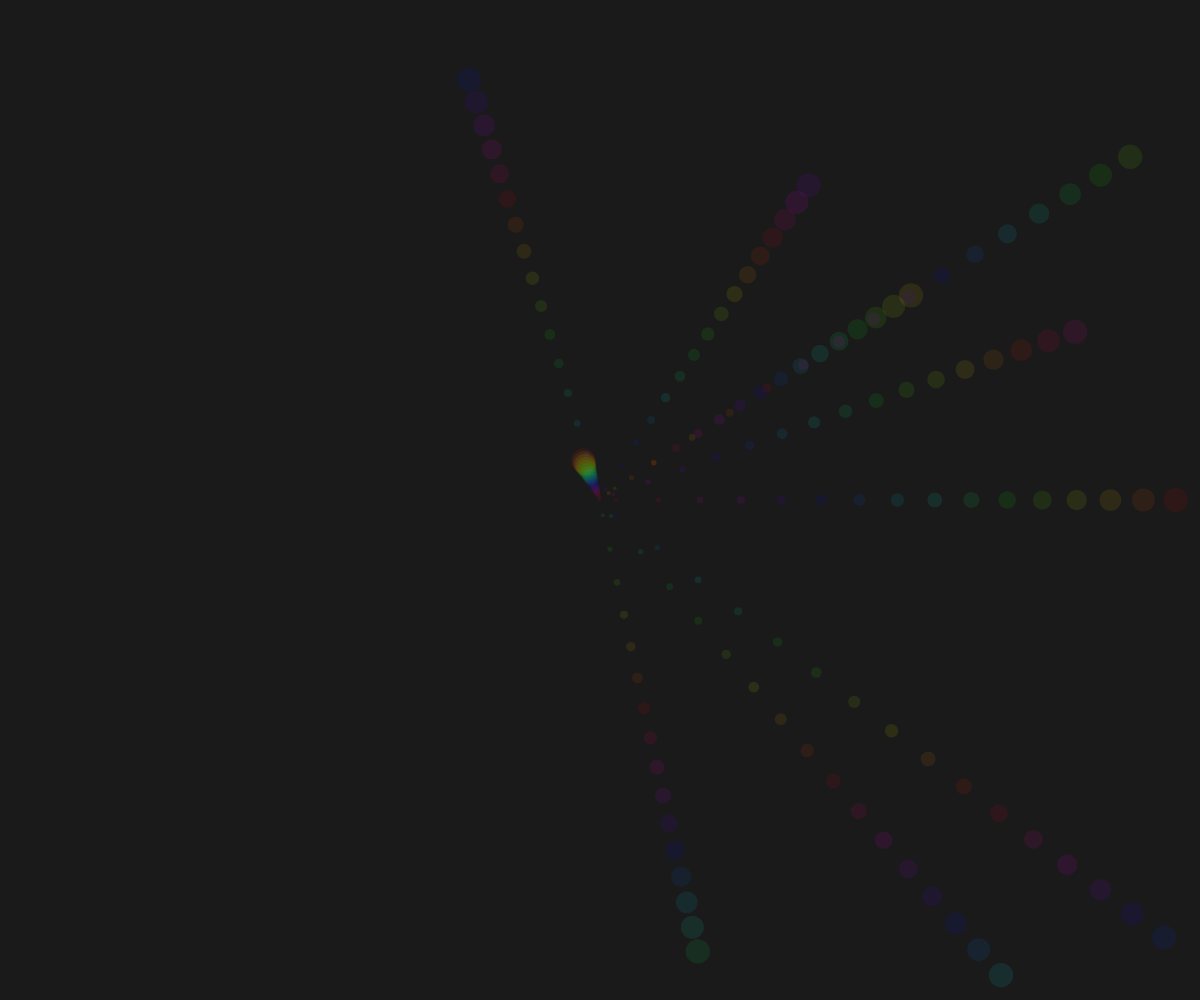
Frame 1 (no input)
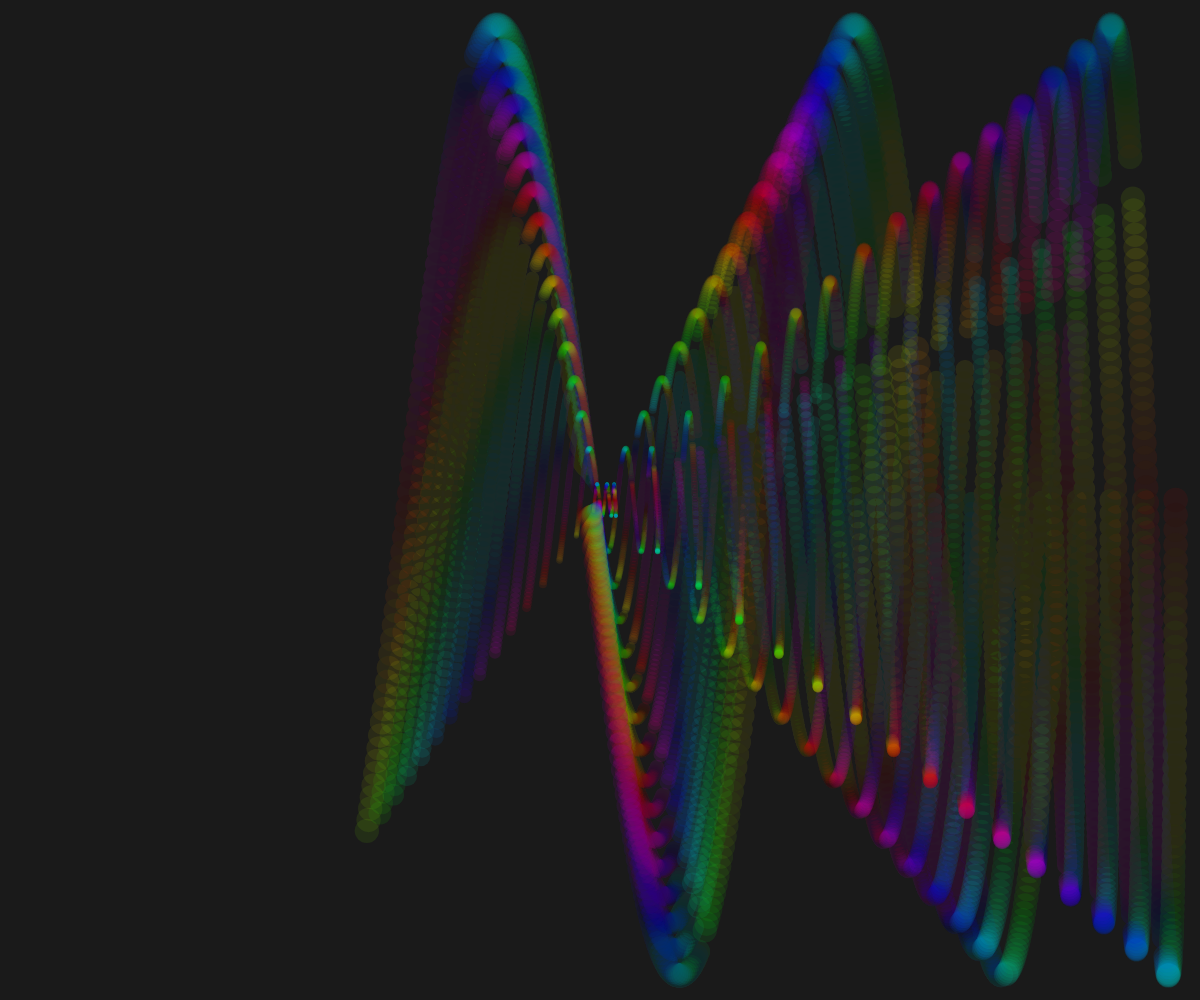
Frame 60 (no input)
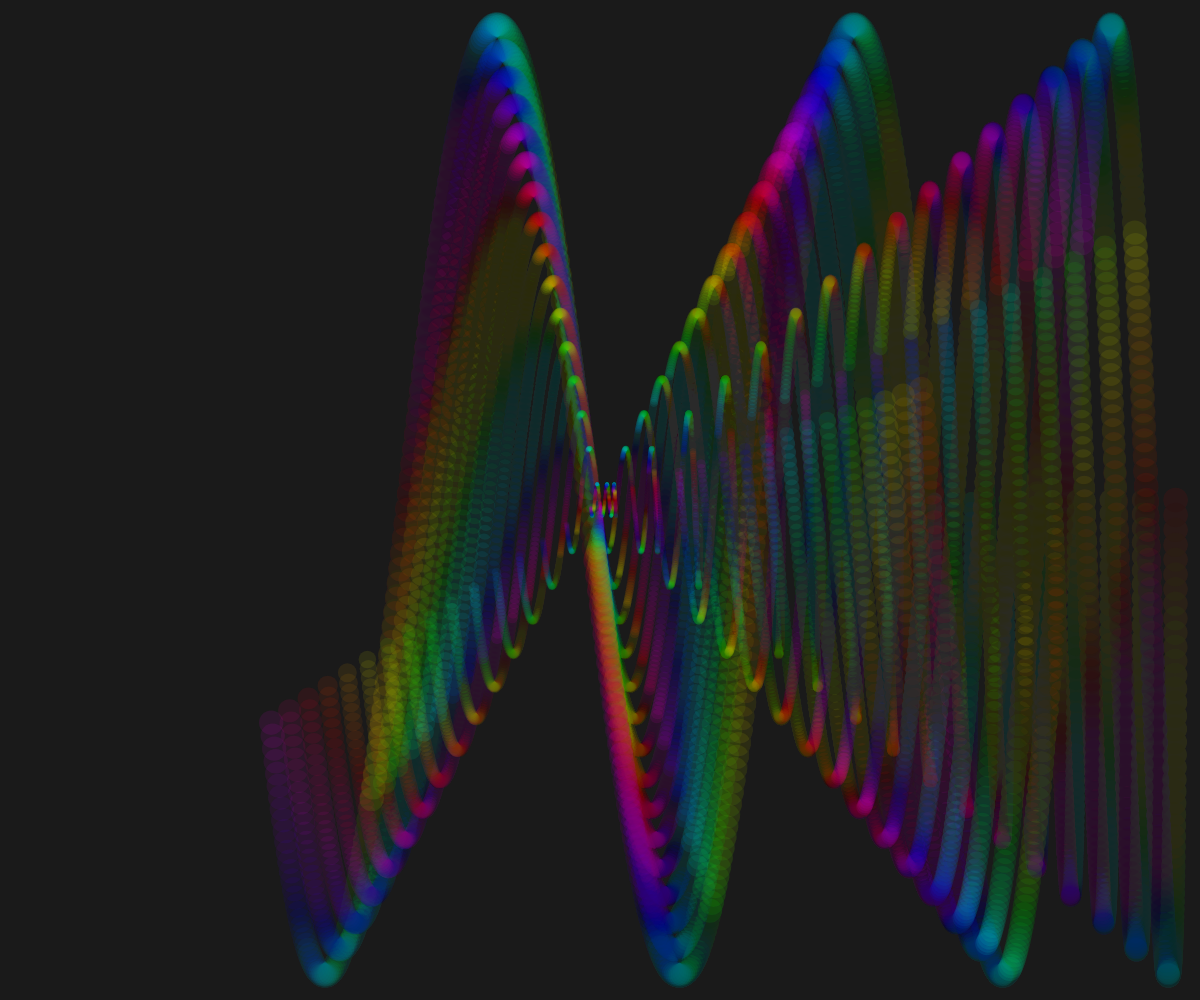
Frame 120 (the mouse pressed at the canvas centre since frame 60)

The p5.js sketch that drew these frames (run headless with seeded random() and noise() and a simulated clock; from frame 60 on, the mouse is pressed at the canvas centre):

// p5.js sketch
// ── sketch.js
function setup() {
  looping = true;

  createCanvas(innerWidth, innerHeight);
  frameRate(30);

  colorMode(HSB, 1, 1, 1, 1);
  noStroke();
  background(0.1);

  t = 0;
  num_levels = 15;
  d_min = map(max(width, height), 0, 2000, 1, 30);
  d_max = map(max(width, height), 0, 2000, 1, 40);
  rw = width / 2 - d_max;
  rh = height / 2 - d_max;
}

function draw() {
  translate(width / 2, height / 2);
  background(0, 0.01);

  for (let i = 0; i < TAU; i += TAU / 10) {
    for (let m = 0; m <= num_levels; m++) {
      d = map(m, 0, num_levels, d_max, 4);
      rx = map(m, 0, num_levels, rw, d * 4);
      ry = map(m, 0, num_levels, rh, d * 4);
      x = rx * cos((t + i) / PI);
      y = ry * sin((t + i) * PI);
      hue_ = (t + i + m / num_levels) % 1;
      fill(hue_, 1, 0.9, 0.1);
      circle(x, y, d);
    }
  }

  t += 0.01;
}

function mousePressed() {
  if (looping) {
    noLoop();
    looping = false;
  } else {
    loop();
    looping = true;
  }
}
